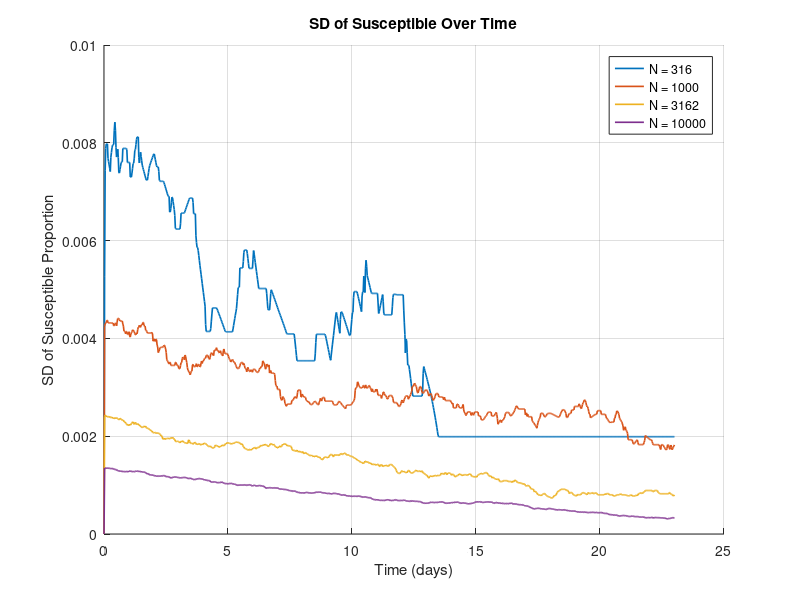
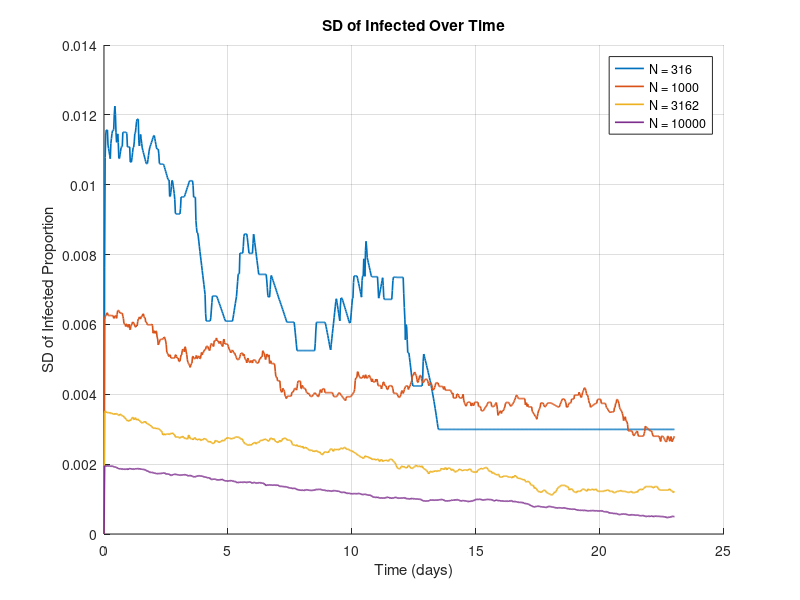
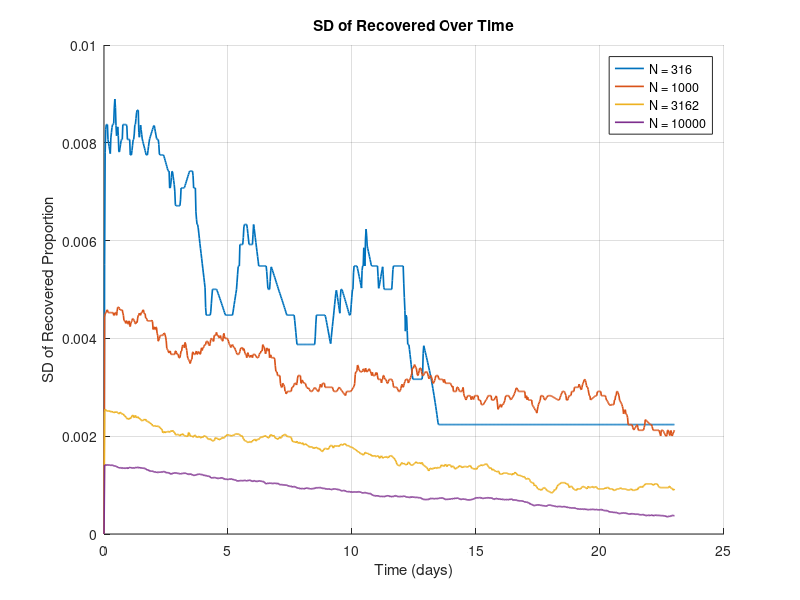
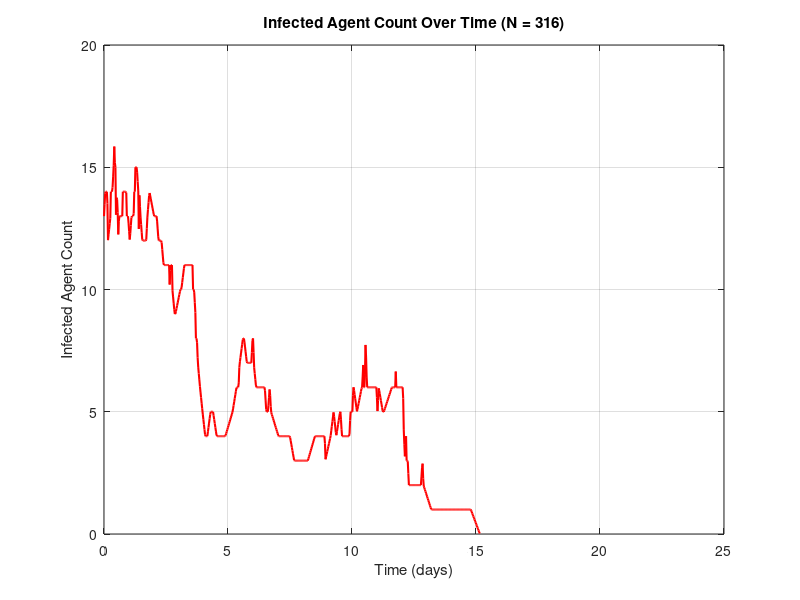

Write the MATLAB code that produced these figures, in order.
function sir_agent_sd()
    % Model Parameters
    beta = 0.95;
    gamma = 1;
    p1 = 0.5;
    p2 = 0.5;
    max_T = 23;
    t_grid = linspace(0, max_T, 1000);

    %% Deterministic (ODE) Model
    s0 = 0.96;
    i0 = 0.04;
    r0 = 0;
    y0 = [s0; i0; r0];

    [t_ode, y_ode] = ode45(@(t, y) sir_system(t, y, beta, gamma, p1, p2), [0 max_T], y0);
    s_ode = y_ode(:,1);
    i_ode = y_ode(:,2);
    r_ode = y_ode(:,3);
    i_ode_interp = interp1(t_ode, i_ode, t_grid, 'linear', 'extrap');

    %% Agent-Based Simulations
    Ns = [316, 1000, 3162, 10000];
    I_all = zeros(length(Ns), length(t_grid));
    S_var_all = zeros(length(Ns), length(t_grid));
    I_var_all = zeros(length(Ns), length(t_grid));
    R_var_all = zeros(length(Ns), length(t_grid));
    colors = lines(length(Ns));
    
    I_count_all_316 = zeros(1, length(t_grid));  % Only track for N = 316

    for idx = 1:length(Ns)
        N = Ns(idx);
        s0_abs = round(0.96 * N);
        i0_abs = round(0.04 * N);
        r0_abs = 0;

        S = 1:s0_abs;
        I = (s0_abs+1):(s0_abs+i0_abs);
        R = [];

        t = 0;
        T = 0;
        S_prop = s0_abs / N;
        I_prop = i0_abs / N;
        R_prop = r0_abs / N;
        S_var = 0;
        I_var = 0;
        R_var = 0;

        I_count = numel(I);  % initial infected count
        T = 0;
        I_count_list = I_count;  % store history of I counts


        while ~isempty(I) && t < max_T
            nI = numel(I);
            nS = numel(S);

            infection_rate = beta * nS * nI / (N^1.0); % density-dependent
            recovery_rate = gamma * nI;
            event_rate = infection_rate + recovery_rate;

            if event_rate == 0
                break;
            end

            dt = exprnd(1 / event_rate);
            t = t + dt;

            S_var(end+1) = p1 * beta * (nI/N) * (nS/N) / N;
            I_var(end+1) = (p1 * beta * (nI/N) * (nS/N) + p2 * gamma * (nI/N)) / N;
            R_var(end+1) = p2 * gamma * (nI/N) / N;

            if rand < (infection_rate / event_rate)
                if nS > 0 && rand < p1
                    num = randi(nS);
                    infected = S(num);
                    S(num) = [];
                    I(end+1) = infected;
                end
            else
                if rand < p2
                    num = randi(nI);
                    recovered = I(num);
                    I(num) = [];
                    R(end+1) = recovered;
                end
            end

            N_current = numel(S) + numel(I) + numel(R);
            T(end+1) = t;
            S_prop(end+1) = numel(S) / N_current;
            I_prop(end+1) = numel(I) / N_current;
            R_prop(end+1) = numel(R) / N_current;

            I_count_list(end+1) = numel(I);
            
        end

        I_interp = interp1(T, I_prop, t_grid, 'linear', 'extrap');
        I_interp = max(0, min(1, I_interp));
        I_all(idx, :) = I_interp;
        S_interp = interp1(T, S_var, t_grid, 'linear', 'extrap');
        I_interp_var = interp1(T, I_var, t_grid, 'linear', 'extrap');
        R_interp = interp1(T, R_var, t_grid, 'linear', 'extrap');
        S_var_all(idx, :) = S_interp;
        I_var_all(idx, :) = I_interp_var;
        R_var_all(idx, :) = R_interp;

        if N == 316
            I_interp_count = interp1(T, I_count_list, t_grid, 'linear');
            I_count_all_316(:) = I_interp_count;
        end
    end

    %% Plotting
    % Plot S variance over time
    figure;
    hold on;
    for idx = 1:length(Ns)
        plot(t_grid, sqrt(S_var_all(idx, :)), 'Color', colors(idx,:), 'LineWidth', 1.2);
    end
    xlabel('Time (days)');
    ylabel('SD of Susceptible Proportion');
    title('SD of Susceptible Over Time');
    legend(arrayfun(@(n) sprintf('N = %d', n), Ns, 'UniformOutput', false));
    grid on;
    hold off;
    
    % Plot I variance over time
    figure;
    hold on;
    for idx = 1:length(Ns)
        plot(t_grid, sqrt(I_var_all(idx, :)), 'Color', colors(idx,:), 'LineWidth', 1.2);
    end
    xlabel('Time (days)');
    ylabel('SD of Infected Proportion');
    title('SD of Infected Over Time');
    legend(arrayfun(@(n) sprintf('N = %d', n), Ns, 'UniformOutput', false));
    grid on;
    hold off;
    
    % Plot R variance over time
    figure;
    hold on;
    for idx = 1:length(Ns)
        plot(t_grid, sqrt(R_var_all(idx, :)), 'Color', colors(idx,:), 'LineWidth', 1.2);
    end
    xlabel('Time (days)');
    ylabel('SD of Recovered Proportion');
    title('SD of Recovered Over Time');
    legend(arrayfun(@(n) sprintf('N = %d', n), Ns, 'UniformOutput', false));
    grid on;
    hold off;

    % Plot Infected count for N = 316
    figure;
    plot(t_grid, I_count_all_316, 'r', 'LineWidth', 1.5);
    xlabel('Time (days)');
    ylabel('Infected Agent Count');
    title('Infected Agent Count Over Time (N = 316)');
    grid on;

end

function dydt = sir_system(t, y, beta, gamma, p1, p2)
    s = y(1);
    i = y(2);
    r = y(3);

    ds = -p1 * beta * s * i;
    di = p1 * beta * s * i - p2 * gamma * i;
    dr = p2 * gamma * i;

    dydt = [ds; di; dr];
end
